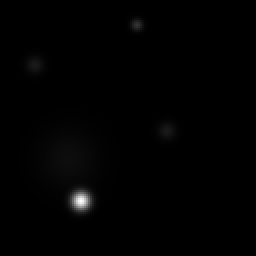
#> input picture src/figs/spots.png, 128 x 128 px, found by its file name (shown 2 times larger)
$ jupyter execute displaying.ipynb
#> lines starting #> are read from the running program, lines starting #| are printed output that depends on the picture
(C:digital-images:displaying)=
# Displaying an image

Displaying an image needs to convert the pixel intensities $\{i_1,\dots,i_B\}$ into gray levels or colors.
Screens are basically a matrix of pixels, each composed of red, green and blue luminophores
(the shape, size and number of luminophores depends on the technology).
Colors can be recreated by adjusting the luminophore intensities,
thanks to the principles of additive color mixing (see {numref}`F:digital-images:additive-mixing`).
The correspondence between the numerical value of the intensities and colors on the screen
is visually represented by a _colormap_.

## Displaying a 2D grayscale image

A 2D grayscale image is an array with $d=2$ dimensions where each pixel contains a scalar ($B=1$).
Therefore, each pixel is displayed with a specific gray level.
{numref}`F:intro:colormap` shows the same image with different colormaps.
As you can see, the choice of the colormap changes the perception of the colors,
even though the information contained by the pixels remains unchanged.

```{figure} colormaps.svg
---
name: F:intro:colormap
---
An image showing Buzz Aldrin displayed with the colormaps given below the images.
```

Note that the 3 images in {numref}`F:intro:colormap` are all grayscale images, even if one is displayed with colors.

Colormaps are sometimes useful to bring out dark objects in an image with poor contrast.
The code below shows an image with one bright spot, clearly visible on the first image,
along four faint spots which are not visible with the usual colormap "gray".
However, the socalled "jet" colormap makes the faint spots visible.
Also, displaying the logarithm of the image helps to make the spots visible (see [Histogram transformations](C:histogram-transformations)).

[cell 1]
import numpy as np
import skimage.io as io
import matplotlib.pyplot as plt

# Load the image
img = io.imread("../_static/figs/spots.png")
#> img is the input picture: shape (128, 128); min 0, max 255, mean 1.6

# Prepare the figure with three images
fig, axs = plt.subplots(1, 3, figsize=(15, 7))

# Arguments for colorbar
kwargs = { "orientation":"horizontal", "pad": 0.05, "shrink": 1.0 }

# Display the image with colormap gray
im = axs[0].imshow(img, cmap="gray")
axs[0].set_title("Colormap 'gray'")
fig.colorbar(im, ax=axs[0], ticks=[0, 64, 128, 192, 255], **kwargs)

# Display the image with colormap jet
im = axs[1].imshow(img, cmap="jet" )
axs[1].set_title("Colormap 'jet'")
fig.colorbar(im, ax=axs[1], ticks=[0, 64, 128, 192, 255], **kwargs)

# Display the logarithm of the image
img_log = np.log(1. + img)
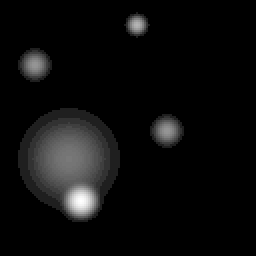
#> img_log: shape (128, 128) float64 (shown 2 times larger); min 0, max 5.55, mean 0.274; drawn with min black and max white
im = axs[2].imshow(img_log, cmap="gray")
axs[2].set_title("Logarithm with colormap 'gray'")
fig.colorbar(im, ax=axs[2], ticks=np.arange(6), **kwargs)

# Show the figure
plt.show()
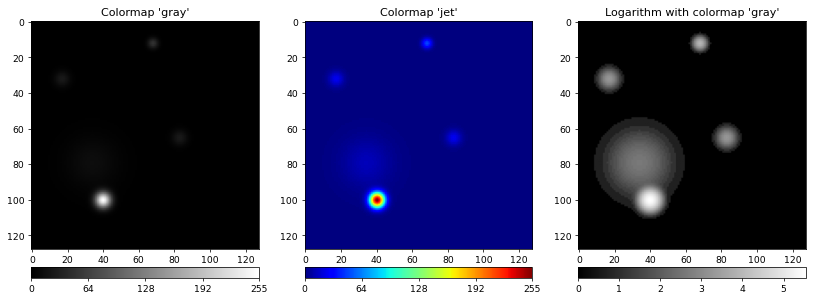
#> figure drawn by matplotlib, 6 panels
